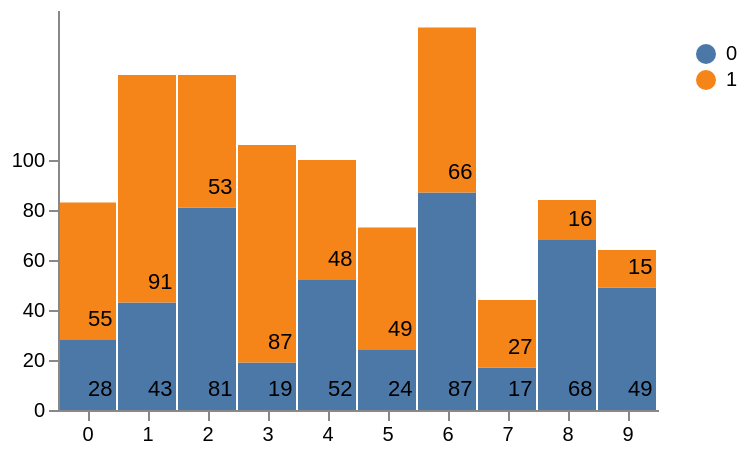

Vega-Lite specification for this chart:
### Vega specification from a JSON file in a GitHub repository (floating-point values rounded to 4 significant figures)
{"$schema": "https://vega.github.io/schema/vega/v3.json", "width": 300, "height": 200, "padding": 5, "data": {"name": "table", "values": [{"x": 0, "y": 28, "variable": 0}, {"x": 0, "y": 55, "variable": 1}, {"x": 1, "y": 43, "variable": 0}, {"x": 1, "y": 91, "variable": 1}, {"x": 2, "y": 81, "variable": 0}, {"x": 2, "y": 53, "variable": 1}, {"x": 3, "y": 19, "variable": 0}, {"x": 3, "y": 87, "variable": 1}, {"x": 4, "y": 52, "variable": 0}, {"x": 4, "y": 48, "variable": 1}, {"x": 5, "y": 24, "variable": 0}, {"x": 5, "y": 49, "variable": 1}, {"x": 6, "y": 87, "variable": 0}, {"x": 6, "y": 66, "variable": 1}, {"x": 7, "y": 17, "variable": 0}, {"x": 7, "y": 27, "variable": 1}, {"x": 8, "y": 68, "variable": 0}, {"x": 8, "y": 16, "variable": 1}, {"x": 9, "y": 49, "variable": 0}, {"x": 9, "y": 15, "variable": 1}], "transform": [{"type": "stack", "groupby": ["x"], "sort": {"field": "variable"}, "field": "y"}]}, "scales": [{"name": "x", "type": "band", "range": "width", "domain": {"data": "table", "field": "x"}}, {"name": "y", "type": "linear", "range": "height", "nice": true, "zero": true, "domain": {"data": "table", "field": "y1"}}, {"name": "color", "type": "ordinal", "range": "category", "domain": {"data": "table", "field": "variable"}}], "legends": [{"fill": "color", "title": "", "orient": "right", "encode": {"symbols": {"enter": {}}, "labels": {"update": {"text": {"field": "value"}}}}}], "axes": [{"orient": "bottom", "scale": "x", "zindex": 1}, {"orient": "left", "scale": "y", "zindex": 1, "values": [0, 20, 40, 60, 80, 100]}], "marks": [{"type": "rect", "from": {"data": "table"}, "encode": {"enter": {"x": {"scale": "x", "field": "x"}, "width": {"scale": "x", "band": 1, "offset": -1}, "y": {"scale": "y", "field": "y0"}, "y2": {"scale": "y", "field": "y1"}, "fill": [{"test": "false && datum.color", "field": "color"}, {"scale": "color", "field": "variable"}]}, "update": {"fillOpacity": {"value": 1}}, "hover": {"fillOpacity": {"value": 1}}}}, {"type": "text", "from": {"data": "table"}, "interactive": false, "encode": {"enter": {"text": {"field": "y"}, "x": {"scale": "x", "field": "x"}, "y": {"scale": "y", "field": "y0"}, "dx": {"value": 15}, "dy": {"value": -5}, "align": {"value": "left"}, "baseline": {"value": "bottom"}}}}]}
